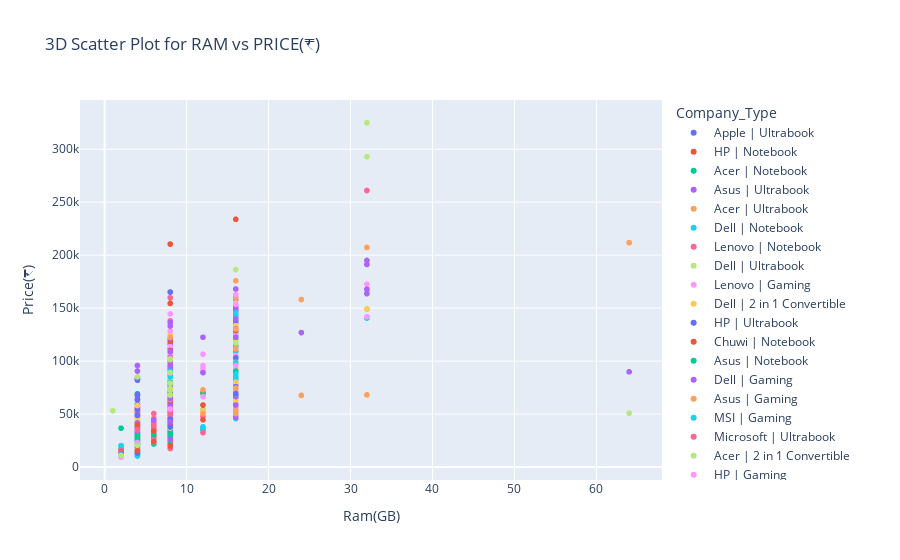

Write notebook code for a chart like this one.
### Code cell
#3D Scatter Plot for RAM vs PRICE(₹)
plt.figure(figsize=(10, 10))

laptop_data['Company_Type'] = laptop_data['Company'] + ' | ' + laptop_data['TypeName']
fig = px.scatter(laptop_data,x='Ram(GB)',y='Price(₹)',color="Company_Type", title="3D Scatter Plot for RAM vs PRICE(₹)")

fig.show()

### Figure 1 — Plotly figure (JSON) as saved in the notebook; plotly's stock layout.template omitted (floating-point values rounded to 4 significant figures; data arrays with more than 128 entries replaced by an {"elided": "..."} marker saying what was removed)
{"data": [{"hovertemplate": "Company_Type=Apple | Ultrabook<br>Ram(GB)=%{x}<br>Price(₹)=%{y}<extra></extra>", "legendgroup": "Apple | Ultrabook", "marker": {"color": "#636efa", "symbol": "circle"}, "mode": "markers", "name": "Apple | Ultrabook", "showlegend": true, "type": "scattergl", "x": [8, 8, 16, 8, 16, 8, 16, 8, 8, 16, 8, 8, 8, 8, 8, 8, 8, 8, 8, 8, 4], "xaxis": "x", "y": [71380.0, 47900.0, 135200.0, 96100.0, 114000.0, 61740.0, 130000.0, 67260.0, 80910.0, 152300.0, 58550.0, 53170.0, 75600.0, 80450.0, 108700.0, 104400.0, 62070.0, 69264, 61960.0, 68150.0, 51100.0], "yaxis": "y"}, {"hovertemplate": "Company_Type=HP | Notebook<br>Ram(GB)=%{x}<br>Price(₹)=%{y}<extra></extra>", "legendgroup": "HP | Notebook", "marker": {"color": "#EF553B", "symbol": "circle"}, "mode": "markers", "name": "HP | Notebook", "showlegend": true, "type": "scattergl", "x": {"elided": "179 int values"}, "xaxis": "x", "y": {"elided": "179 float values"}, "yaxis": "y"}, {"hovertemplate": "Company_Type=Acer | Notebook<br>Ram(GB)=%{x}<br>Price(₹)=%{y}<extra></extra>", "legendgroup": "Acer | Notebook", "marker": {"color": "#00cc96", "symbol": "circle"}, "mode": "markers", "name": "Acer | Notebook", "showlegend": true, "type": "scattergl", "x": [4, 4, 4, 8, 4, 8, 4, 4, 2, 6, 4, 4, 4, 4, 4, 4, 4, 8, 4, 8, 8, 8, 4, 4, 8, 8, 12, 2, 8, 8, 4, 8, 6, 4, 8, 12, 8, 4, 4, 4, 8, 4, 4, 4, 4, 4, 4, 4, 4, 4, 2, 4, 4, 4, 4, 8, 8, 4, 4, 4, 4, 12, 4, 6, 8, 4, 8, 4, 4, 4, 4, 4, 8, 4, 4, 4, 4, 4], "xaxis": "x", "y": [21312, 19550.0, 36340.0, 44810.0, 20460.0, 20730.0, 28240.0, 21050.0, 36710.0, 25520.0, 24030.0, 30480.0, 34900.0, 23820.0, 42890.0, 18540.0, 19370.0, 45500.0, 23920.0, 39530.0, 41510.0, 44330.0, 20780.0, 37400.0, 39690.0, 50670.0, 35110.0, 10600.0, 52160.0, 24990.0, 25840.0, 35110.0, 29250.0, 22700.0, 45070.0, 36980.0, 46830.0, 23540.0, 28980.0, 24990.0, 30850.0, 32660.0, 34050.0, 17530.0, 18590.0, 23976, 21950.0, 19980, 29780.0, 21890.0, 17580.0, 31910.0, 34900.0, 15880.0, 33890.0, 32980.0, 48060.0, 19130.0, 26590.0, 32980.0, 18590.0, 53760.0, 20250.0, 21790.0, 23920.0, 20620.0, 42570.0, 11140.0, 32820.0, 17740.0, 36820.0, 14490.0, 33510.0, 31860.0, 19280.0, 15400.0, 15400.0, 15400.0], "yaxis": "y"}, {"hovertemplate": "Company_Type=Asus | Ultrabook<br>Ram(GB)=%{x}<br>Price(₹)=%{y}<extra></extra>", "legendgroup": "Asus | Ultrabook", "marker": {"color": "#ab63fa", "symbol": "circle"}, "mode": "markers", "name": "Asus | Ultrabook", "showlegend": true, "type": "scattergl", "x": [16, 16, 8, 8, 16, 8, 8, 16, 8, 16, 8, 16, 16, 8, 8, 8, 8, 8, 8, 8], "xaxis": "x", "y": [79650.0, 105700.0, 55890.0, 63560.0, 67240.0, 58550.0, 52050.0, 78220.0, 55940.0, 93180.0, 99790.0, 103896, 101232, 60470.0, 60150.0, 54670.0, 68200.0, 38840.0, 38840.0, 38840.0], "yaxis": "y"}, {"hovertemplate": "Company_Type=Acer | Ultrabook<br>Ram(GB)=%{x}<br>Price(₹)=%{y}<extra></extra>", "legendgroup": "Acer | Ultrabook", "marker": {"color": "#FFA15A", "symbol": "circle"}, "mode": "markers", "name": "Acer | Ultrabook", "showlegend": true, "type": "scattergl", "x": [8, 8, 8, 8], "xaxis": "x", "y": [41030.0, 47100.0, 52690.0, 48960.0], "yaxis": "y"}, {"hovertemplate": "Company_Type=Dell | Notebook<br>Ram(GB)=%{x}<br>Price(₹)=%{y}<extra></extra>", "legendgroup": "Dell | Notebook", "marker": {"color": "#19d3f3", "symbol": "circle"}, "mode": "markers", "name": "Dell | Notebook", "showlegend": true, "type": "scattergl", "x": {"elided": "161 int values"}, "xaxis": "x", "y": {"elided": "161 float values"}, "yaxis": "y"}, {"hovertemplate": "Company_Type=Lenovo | Notebook<br>Ram(GB)=%{x}<br>Price(₹)=%{y}<extra></extra>", "legendgroup": "Lenovo | Notebook", "marker": {"color": "#FF6692", "symbol": "circle"}, "mode": "markers", "name": "Lenovo | Notebook", "showlegend": true, "type": "scattergl", "x": {"elided": "175 int values"}, "xaxis": "x", "y": {"elided": "175 float values"}, "yaxis": "y"}, {"hovertemplate": "Company_Type=Dell | Ultrabook<br>Ram(GB)=%{x}<br>Price(₹)=%{y}<extra></extra>", "legendgroup": "Dell | Ultrabook", "marker": {"color": "#B6E880", "symbol": "circle"}, "mode": "markers", "name": "Dell | Ultrabook", "showlegend": true, "type": "scattergl", "x": [8, 8, 16, 8, 64, 8, 8, 8, 8, 8, 8, 8, 8, 8, 8, 16, 8, 16, 8, 8, 8, 8, 8, 8, 8, 8, 8, 16, 8, 16, 8, 8, 8, 8, 8, 8, 16, 8, 4, 4, 4, 8, 8, 8, 16, 8, 8], "xaxis": "x", "y": [52160.0, 69160.0, 99580.0, 46830.0, 50880.0, 58400.0, 87860.0, 73470.0, 86790.0, 74540.0, 103800.0, 77200.0, 49650.0, 61220.0, 50560.0, 133100.0, 84130.0, 85670.0, 35320.0, 89510.0, 58550.0, 98130.0, 47900.0, 74540.0, 85190.0, 99580.0, 77250.0, 99050.0, 79870.0, 119300.0, 90040.0, 78440.0, 94572, 67560.0, 104600.0, 86530.0, 120100.0, 77680.0, 43600.0, 60480.0, 62180.0, 75290.0, 73470.0, 58550.0, 142800.0, 91290.0, 78690.0], "yaxis": "y"}, {"hovertemplate": "Company_Type=Lenovo | Gaming<br>Ram(GB)=%{x}<br>Price(₹)=%{y}<extra></extra>", "legendgroup": "Lenovo | Gaming", "marker": {"color": "#FF97FF", "symbol": "circle"}, "mode": "markers", "name": "Lenovo | Gaming", "showlegend": true, "type": "scattergl", "x": [8, 8, 16, 8, 16, 16, 16, 8, 16, 8, 16, 8, 8, 8, 32, 8, 8, 8, 8, 4, 8, 16, 8, 16, 32, 16, 16, 8, 16, 8, 8, 16], "xaxis": "x", "y": [53230.0, 46300.0, 57490.0, 41510.0, 93190.0, 74490.0, 79870.0, 44170.0, 62820.0, 69210.0, 60150.0, 43100.0, 61220.0, 74540.0, 141900.0, 59090.0, 63720.0, 66550.0, 55840.0, 53230.0, 54190.0, 53230.0, 63350.0, 122000.0, 172600.0, 63880.0, 146500.0, 52690.0, 69530.0, 43640.0, 67770.0, 54830.0], "yaxis": "y"}, {"hovertemplate": "Company_Type=Dell | 2 in 1 Convertible<br>Ram(GB)=%{x}<br>Price(₹)=%{y}<extra></extra>", "legendgroup": "Dell | 2 in 1 Convertible", "marker": {"color": "#FECB52", "symbol": "circle"}, "mode": "markers", "name": "Dell | 2 in 1 Convertible", "showlegend": true, "type": "scattergl", "x": [8, 12, 8, 8, 16, 8, 8, 8, 4, 4, 8, 8, 8, 16, 8, 16, 12, 4, 8, 12, 8, 16, 8, 8, 4, 16, 8], "xaxis": "x", "y": [43640.0, 53230.0, 55890.0, 44700.0, 68150.0, 43640.0, 42570.0, 46300.0, 25520.0, 32130.0, 88980.0, 35110.0, 107300.0, 87860.0, 101200.0, 101200.0, 69210.0, 42410.0, 58290.0, 69210.0, 42520.0, 62820.0, 63880.0, 53230.0, 27120.0, 95850.0, 96600.0], "yaxis": "y"}, {"hovertemplate": "Company_Type=HP | Ultrabook<br>Ram(GB)=%{x}<br>Price(₹)=%{y}<extra></extra>", "legendgroup": "HP | Ultrabook", "marker": {"color": "#636efa", "symbol": "circle"}, "mode": "markers", "name": "HP | Ultrabook", "showlegend": true, "type": "scattergl", "x": [8, 8, 8, 8, 4, 8, 8, 4, 8, 8, 8, 8, 16, 8, 8, 8, 8, 8, 4, 8, 8, 8, 4, 8, 4, 8, 8, 16, 8, 8, 8, 8, 8, 8], "xaxis": "x", "y": [35110.0, 37240.0, 59620.0, 107300.0, 57650.0, 71130.0, 93240, 26590.0, 79920, 70490.0, 74540.0, 61010.0, 104700.0, 74010.0, 99630.0, 78220.0, 165168, 69100.0, 84130.0, 71870.0, 111300.0, 77200.0, 82000.0, 100600.0, 83060.0, 71870.0, 63880.0, 109200.0, 104900.0, 101000.0, 40070.0, 115700.0, 122400.0, 117100.0], "yaxis": "y"}, {"hovertemplate": "Company_Type=Chuwi | Notebook<br>Ram(GB)=%{x}<br>Price(₹)=%{y}<extra></extra>", "legendgroup": "Chuwi | Notebook", "marker": {"color": "#EF553B", "symbol": "circle"}, "mode": "markers", "name": "Chuwi | Notebook", "showlegend": true, "type": "scattergl", "x": [4, 6, 4], "xaxis": "x", "y": [13050.0, 23920.0, 13260.0], "yaxis": "y"}, {"hovertemplate": "Company_Type=Asus | Notebook<br>Ram(GB)=%{x}<br>Price(₹)=%{y}<extra></extra>", "legendgroup": "Asus | Notebook", "marker": {"color": "#00cc96", "symbol": "circle"}, "mode": "markers", "name": "Asus | Notebook", "showlegend": true, "type": "scattergl", "x": [2, 4, 8, 4, 4, 4, 8, 6, 4, 8, 4, 4, 4, 8, 8, 4, 4, 8, 8, 4, 4, 8, 8, 4, 8, 4, 8, 4, 8, 4, 12, 8, 4, 4, 4, 8, 8, 8, 4, 4, 4, 4, 4, 8, 4, 8, 4, 8, 8, 4, 4, 4, 4, 8, 4, 4, 4, 4, 16, 4, 4, 4, 4, 4, 4, 4, 4], "xaxis": "x", "y": [10600.0, 20730.0, 27860.0, 24830.0, 31230.0, 22110.0, 50140.0, 30740.0, 30050.0, 59570.0, 14810.0, 18330.0, 21470.0, 40970.0, 47470.0, 21260.0, 30636, 61010.0, 47370.0, 24990.0, 27120.0, 58290.0, 71080.0, 14650.0, 50350.0, 15240.0, 31810.0, 29780.0, 39910.0, 16200.0, 69210.0, 65210.0, 69210.0, 18590.0, 11930.0, 44700.0, 21260.0, 48300.0, 22320.0, 15880.0, 30850.0, 45280.0, 25060.0, 31000.0, 15930.0, 58550.0, 27650.0, 31440.0, 41930.0, 23920.0, 21260.0, 18540.0, 28240.0, 61272, 23180.0, 14810.0, 19660.0, 40970.0, 93190.0, 16460.0, 18060.0, 38380.0, 19660.0, 38380.0, 19660.0, 38380.0, 19660.0], "yaxis": "y"}, {"hovertemplate": "Company_Type=Dell | Gaming<br>Ram(GB)=%{x}<br>Price(₹)=%{y}<extra></extra>", "legendgroup": "Dell | Gaming", "marker": {"color": "#ab63fa", "symbol": "circle"}, "mode": "markers", "name": "Dell | Gaming", "showlegend": true, "type": "scattergl", "x": [16, 16, 8, 16, 8, 8, 16, 16, 8, 8, 16, 8, 16, 16, 16, 16, 16, 16, 8, 32, 16, 16, 8, 32, 8, 16, 16, 16, 32, 8, 16, 16, 16, 32, 32, 8, 16, 8, 8], "xaxis": "x", "y": [79870.0, 71870.0, 63670.0, 66560.0, 47900.0, 56500.0, 98300.0, 130900.0, 46830.0, 53230.0, 149100.0, 61750.0, 160500.0, 143800.0, 46830.0, 78800.0, 109300.0, 149900.0, 43640.0, 195000.0, 152900.0, 58550.0, 58550.0, 191200.0, 52480.0, 89460.0, 133500.0, 147800.0, 163700.0, 49500.0, 71870.0, 146900.0, 168000.0, 167800.0, 149184, 50560.0, 70810.0, 63880.0, 79810.0], "yaxis": "y"}, {"hovertemplate": "Company_Type=Asus | Gaming<br>Ram(GB)=%{x}<br>Price(₹)=%{y}<extra></extra>", "legendgroup": "Asus | Gaming", "marker": {"color": "#FFA15A", "symbol": "circle"}, "mode": "markers", "name": "Asus | Gaming", "showlegend": true, "type": "scattergl", "x": [8, 12, 16, 16, 8, 8, 16, 32, 16, 16, 16, 8, 16, 8, 8, 16, 8, 8, 16, 16, 8, 8, 24, 24, 16, 8, 8, 8, 8, 32, 16, 8, 16, 16, 16, 12, 32, 16, 16, 16, 16, 64, 8, 16, 16, 8, 8, 16, 8, 16, 16, 16, 16], "xaxis": "x", "y": [69210.0, 50560.0, 50560.0, 77200.0, 37240.0, 49980.0, 74960.0, 207300.0, 159800.0, 95850.0, 82530.0, 63240.0, 113100.0, 67400.0, 53230.0, 117200.0, 88180.0, 55360.0, 84770.0, 81470.0, 90310.0, 71928, 67610.0, 158100.0, 80130.0, 87860.0, 94310.0, 62230.0, 62280.0, 149100.0, 125208, 71340.0, 128900.0, 95850.0, 101200.0, 72990.0, 68150.0, 109200.0, 93190.0, 95850.0, 53170.0, 211788, 85190.0, 122500.0, 71340.0, 69930.0, 48430.0, 114552, 62280.0, 130500.0, 103800.0, 123876, 101232], "yaxis": "y"}, {"hovertemplate": "Company_Type=MSI | Gaming<br>Ram(GB)=%{x}<br>Price(₹)=%{y}<extra></extra>", "legendgroup": "MSI | Gaming", "marker": {"color": "#19d3f3", "symbol": "circle"}, "mode": "markers", "name": "MSI | Gaming", "showlegend": true, "type": "scattergl", "x": [16, 8, 16, 16, 16, 16, 32, 16, 16, 8, 8, 8, 16, 8, 16, 16, 16, 16, 16, 8, 8, 16, 8, 8, 16, 16, 8, 16, 8, 16, 16, 8, 8, 8, 16, 16, 16, 16, 8, 8, 16, 8, 16, 16, 8, 16, 16, 16, 8, 8, 16, 8, 8], "xaxis": "x", "y": [130500.0, 58340.0, 69210.0, 119400.0, 100700.0, 95850.0, 149100.0, 133100.0, 111800.0, 63880.0, 75070.0, 71870.0, 119800.0, 54760.0, 145400.0, 125200.0, 117200.0, 122500.0, 120800.0, 63500.0, 79220.0, 68940.0, 53170.0, 71850.0, 111600.0, 100800.0, 58020.0, 128700.0, 63880.0, 141100.0, 85190.0, 59670.0, 63880.0, 63500.0, 82350.0, 96920.0, 102800.0, 133100.0, 85190.0, 80520.0, 127800.0, 60890.0, 79540.0, 94250.0, 44700.0, 114700.0, 109200.0, 103800.0, 78650.0, 61220.0, 85140.0, 62280.0, 65480.0], "yaxis": "y"}, {"hovertemplate": "Company_Type=Microsoft | Ultrabook<br>Ram(GB)=%{x}<br>Price(₹)=%{y}<extra></extra>", "legendgroup": "Microsoft | Ultrabook", "marker": {"color": "#FF6692", "symbol": "circle"}, "mode": "markers", "name": "Microsoft | Ultrabook", "showlegend": true, "type": "scattergl", "x": [4, 8, 16, 4, 8, 8], "xaxis": "x", "y": [58020.0, 71400.0, 137900.0, 52690.0, 95850.0, 99520.0], "yaxis": "y"}, {"hovertemplate": "Company_Type=Acer | 2 in 1 Convertible<br>Ram(GB)=%{x}<br>Price(₹)=%{y}<extra></extra>", "legendgroup": "Acer | 2 in 1 Convertible", "marker": {"color": "#B6E880", "symbol": "circle"}, "mode": "markers", "name": "Acer | 2 in 1 Convertible", "showlegend": true, "type": "scattergl", "x": [8, 8, 8, 4, 4, 1, 4, 8], "xaxis": "x", "y": [45130.0, 36710.0, 42040.0, 18590.0, 20190.0, 53230.0, 20730.0, 61220.0], "yaxis": "y"}, {"hovertemplate": "Company_Type=HP | Gaming<br>Ram(GB)=%{x}<br>Price(₹)=%{y}<extra></extra>", "legendgroup": "HP | Gaming", "marker": {"color": "#FF97FF", "symbol": "circle"}, "mode": "markers", "name": "HP | Gaming", "showlegend": true, "type": "scattergl", "x": [12, 16, 8, 12, 8, 12, 12, 16, 12, 8, 8, 8], "xaxis": "x", "y": [66550.0, 73470.0, 63460.0, 106500.0, 58550.0, 90520.0, 95850.0, 79810.0, 93190.0, 74540.0, 60150.0, 47900.0], "yaxis": "y"}, {"hovertemplate": "Company_Type=Lenovo | 2 in 1 Convertible<br>Ram(GB)=%{x}<br>Price(₹)=%{y}<extra></extra>", "legendgroup": "Lenovo | 2 in 1 Convertible", "marker": {"color": "#FECB52", "symbol": "circle"}, "mode": "markers", "name": "Lenovo | 2 in 1 Convertible", "showlegend": true, "type": "scattergl", "x": [8, 4, 16, 8, 8, 8, 8, 16, 16, 16, 16, 8, 8, 8, 8, 8, 8, 16, 8, 8, 8, 8, 8, 8, 8, 8, 16, 8, 4, 4, 4, 4, 8, 4, 8, 16, 8, 8, 4, 4, 16, 4, 16, 4, 16], "xaxis": "x", "y": [74540.0, 33510.0, 98510.0, 47900.0, 57490.0, 98510.0, 90520.0, 133100.0, 111800.0, 133700.0, 101200.0, 85190.0, 107892, 69210.0, 93640.0, 55090.0, 79870.0, 93190.0, 53230.0, 63880.0, 105000.0, 51100.0, 124100.0, 71870.0, 103896, 97236, 95850.0, 69210.0, 45130.0, 34430.0, 46190.0, 29250.0, 88920.0, 25520.0, 109200.0, 130000.0, 124600.0, 87220.0, 44380.0, 33990.0, 79870.0, 33990.0, 79870.0, 33990.0, 79870.0], "yaxis": "y"}, {"hovertemplate": "Company_Type=Toshiba | Notebook<br>Ram(GB)=%{x}<br>Price(₹)=%{y}<extra></extra>", "legendgroup": "Toshiba | Notebook", "marker": {"color": "#636efa", "symbol": "circle"}, "mode": "markers", "name": "Toshiba | Notebook", "showlegend": true, "type": "scattergl", "x": [4, 4, 4, 8, 8, 8, 8, 16, 8, 8, 8, 8, 8, 4, 8, 8, 8, 4, 4, 4, 4, 4, 8, 8, 4, 8, 8, 8, 8, 4, 4, 4, 8, 8, 16], "xaxis": "x", "y": [32070.0, 23820.0, 26050.0, 42250.0, 43260.0, 55570.0, 50240.0, 74750.0, 89080.0, 45820.0, 74540.0, 64630.0, 56690.0, 26530.0, 67030.0, 51840.0, 81780.0, 54350.0, 41560.0, 26590.0, 35640.0, 68460.0, 73950.0, 78588, 58870.0, 59620.0, 77790.0, 81780.0, 62870.0, 63670.0, 48750.0, 63670.0, 64470.0, 79390.0, 75924], "yaxis": "y"}, {"hovertemplate": "Company_Type=Asus | 2 in 1 Convertible<br>Ram(GB)=%{x}<br>Price(₹)=%{y}<extra></extra>", "legendgroup": "Asus | 2 in 1 Convertible", "marker": {"color": "#EF553B", "symbol": "circle"}, "mode": "markers", "name": "Asus | 2 in 1 Convertible", "showlegend": true, "type": "scattergl", "x": [8, 8, 2, 8, 12, 8, 8, 6, 4, 12, 8, 8, 16], "xaxis": "x", "y": [70060.0, 79870.0, 14652, 19980, 58550.0, 49440.0, 39370.0, 34050.0, 35640.0, 44700.0, 72350.0, 61750.0, 95850.0], "yaxis": "y"}, {"hovertemplate": "Company_Type=Huawei | Ultrabook<br>Ram(GB)=%{x}<br>Price(₹)=%{y}<extra></extra>", "legendgroup": "Huawei | Ultrabook", "marker": {"color": "#00cc96", "symbol": "circle"}, "mode": "markers", "name": "Huawei | Ultrabook", "showlegend": true, "type": "scattergl", "x": [8, 8], "xaxis": "x", "y": [71870.0, 79870.0], "yaxis": "y"}, {"hovertemplate": "Company_Type=HP | 2 in 1 Convertible<br>Ram(GB)=%{x}<br>Price(₹)=%{y}<extra></extra>", "legendgroup": "HP | 2 in 1 Convertible", "marker": {"color": "#ab63fa", "symbol": "circle"}, "mode": "markers", "name": "HP | 2 in 1 Convertible", "showlegend": true, "type": "scattergl", "x": [8, 16, 16, 8, 4, 8, 8, 4, 8, 8, 4, 4, 4, 16, 4, 8, 8, 8], "xaxis": "x", "y": [79870.0, 105228, 130500.0, 106500.0, 37240.0, 26370.0, 44570.0, 32770.0, 121300.0, 136300.0, 90576, 36490.0, 95850.0, 74540.0, 41292, 86790.0, 95850.0, 108700.0], "yaxis": "y"}, {"hovertemplate": "Company_Type=Xiaomi | Notebook<br>Ram(GB)=%{x}<br>Price(₹)=%{y}<extra></extra>", "legendgroup": "Xiaomi | Notebook", "marker": {"color": "#FFA15A", "symbol": "circle"}, "mode": "markers", "name": "Xiaomi | Notebook", "showlegend": true, "type": "scattergl", "x": [8, 16], "xaxis": "x", "y": [63880.0, 74590.0], "yaxis": "y"}, {"hovertemplate": "Company_Type=Vero | Notebook<br>Ram(GB)=%{x}<br>Price(₹)=%{y}<extra></extra>", "legendgroup": "Vero | Notebook", "marker": {"color": "#19d3f3", "symbol": "circle"}, "mode": "markers", "name": "Vero | Notebook", "showlegend": true, "type": "scattergl", "x": [4, 4, 2, 4], "xaxis": "x", "y": [13850.0, 10810.0, 11230.0, 10440.0], "yaxis": "y"}, {"hovertemplate": "Company_Type=Xiaomi | Ultrabook<br>Ram(GB)=%{x}<br>Price(₹)=%{y}<extra></extra>", "legendgroup": "Xiaomi | Ultrabook", "marker": {"color": "#FF6692", "symbol": "circle"}, "mode": "markers", "name": "Xiaomi | Ultrabook", "showlegend": true, "type": "scattergl", "x": [8, 8], "xaxis": "x", "y": [53270.0, 49820.0], "yaxis": "y"}, {"hovertemplate": "Company_Type=Razer | Gaming<br>Ram(GB)=%{x}<br>Price(₹)=%{y}<extra></extra>", "legendgroup": "Razer | Gaming", "marker": {"color": "#B6E880", "symbol": "circle"}, "mode": "markers", "name": "Razer | Gaming", "showlegend": true, "type": "scattergl", "x": [32, 16, 16, 32, 16], "xaxis": "x", "y": [325000.0, 138500.0, 154500.0, 293000.0, 186400.0], "yaxis": "y"}, {"hovertemplate": "Company_Type=Dell | Workstation<br>Ram(GB)=%{x}<br>Price(₹)=%{y}<extra></extra>", "legendgroup": "Dell | Workstation", "marker": {"color": "#FF97FF", "symbol": "circle"}, "mode": "markers", "name": "Dell | Workstation", "showlegend": true, "type": "scattergl", "x": [16, 16, 8, 8, 8, 8, 16, 8, 16, 8, 8], "xaxis": "x", "y": [162800.0, 153700.0, 72940.0, 113800.0, 144500.0, 106200.0, 105228, 128300.0, 124600.0, 93930.0, 94730.0], "yaxis": "y"}, {"hovertemplate": "Company_Type=Toshiba | Ultrabook<br>Ram(GB)=%{x}<br>Price(₹)=%{y}<extra></extra>", "legendgroup": "Toshiba | Ultrabook", "marker": {"color": "#FECB52", "symbol": "circle"}, "mode": "markers", "name": "Toshiba | Ultrabook", "showlegend": true, "type": "scattergl", "x": [8, 16, 32, 16, 16, 16, 4, 8, 8, 8, 8, 16], "xaxis": "x", "y": [72620.0, 93080.0, 149100.0, 99370.0, 100000.0, 93990.0, 58080.0, 58340.0, 95370.0, 84720.0, 91908, 118600.0], "yaxis": "y"}, {"hovertemplate": "Company_Type=Acer | Gaming<br>Ram(GB)=%{x}<br>Price(₹)=%{y}<extra></extra>", "legendgroup": "Acer | Gaming", "marker": {"color": "#636efa", "symbol": "circle"}, "mode": "markers", "name": "Acer | Gaming", "showlegend": true, "type": "scattergl", "x": [8, 8, 8, 16, 16, 16, 8, 16], "xaxis": "x", "y": [45070.0, 42520.0, 37780.0, 69210.0, 103100.0, 122500.0, 67130.0, 138500.0], "yaxis": "y"}, {"hovertemplate": "Company_Type=HP | Workstation<br>Ram(GB)=%{x}<br>Price(₹)=%{y}<extra></extra>", "legendgroup": "HP | Workstation", "marker": {"color": "#EF553B", "symbol": "circle"}, "mode": "markers", "name": "HP | Workstation", "showlegend": true, "type": "scattergl", "x": [8, 8, 8, 8, 16, 16, 8, 8, 8, 8, 8, 8, 8, 8], "xaxis": "x", "y": [92620.0, 81730.0, 99150.0, 101700.0, 128900.0, 233800.0, 83170.0, 110000.0, 119800.0, 79650.0, 154500.0, 210400.0, 118800.0, 101200.0], "yaxis": "y"}, {"hovertemplate": "Company_Type=Lenovo | Netbook<br>Ram(GB)=%{x}<br>Price(₹)=%{y}<extra></extra>", "legendgroup": "Lenovo | Netbook", "marker": {"color": "#00cc96", "symbol": "circle"}, "mode": "markers", "name": "Lenovo | Netbook", "showlegend": true, "type": "scattergl", "x": [4, 4, 4, 16], "xaxis": "x", "y": [29460.0, 14120.0, 25308, 87912], "yaxis": "y"}, {"hovertemplate": "Company_Type=Lenovo | Ultrabook<br>Ram(GB)=%{x}<br>Price(₹)=%{y}<extra></extra>", "legendgroup": "Lenovo | Ultrabook", "marker": {"color": "#ab63fa", "symbol": "circle"}, "mode": "markers", "name": "Lenovo | Ultrabook", "showlegend": true, "type": "scattergl", "x": [8, 16, 8, 8, 24, 8, 8, 16, 8, 12, 16, 8, 64, 8, 16, 8, 8, 8, 16, 8, 8, 8, 8, 8, 8, 8, 8, 12, 8, 6], "xaxis": "x", "y": [121600.0, 139860, 103500.0, 64760.0, 126900.0, 76140.0, 98990.0, 95800.0, 58550.0, 89140.0, 130536, 84400.0, 89860.0, 79870.0, 122500.0, 99050.0, 133100.0, 99900, 111800.0, 101400.0, 95850.0, 109200.0, 87912, 79330.0, 93770.0, 91290.0, 74540.0, 122500.0, 79870.0, 44280.0], "yaxis": "y"}, {"hovertemplate": "Company_Type=Lenovo | Workstation<br>Ram(GB)=%{x}<br>Price(₹)=%{y}<extra></extra>", "legendgroup": "Lenovo | Workstation", "marker": {"color": "#FFA15A", "symbol": "circle"}, "mode": "markers", "name": "Lenovo | Workstation", "showlegend": true, "type": "scattergl", "x": [8, 16, 16, 16], "xaxis": "x", "y": [102564, 130300.0, 98830.0, 175800.0], "yaxis": "y"}, {"hovertemplate": "Company_Type=Mediacom | 2 in 1 Convertible<br>Ram(GB)=%{x}<br>Price(₹)=%{y}<extra></extra>", "legendgroup": "Mediacom | 2 in 1 Convertible", "marker": {"color": "#19d3f3", "symbol": "circle"}, "mode": "markers", "name": "Mediacom | 2 in 1 Convertible", "showlegend": true, "type": "scattergl", "x": [4], "xaxis": "x", "y": [15930.0], "yaxis": "y"}, {"hovertemplate": "Company_Type=Samsung | Netbook<br>Ram(GB)=%{x}<br>Price(₹)=%{y}<extra></extra>", "legendgroup": "Samsung | Netbook", "marker": {"color": "#FF6692", "symbol": "circle"}, "mode": "markers", "name": "Samsung | Netbook", "showlegend": true, "type": "scattergl", "x": [4], "xaxis": "x", "y": [14330.0], "yaxis": "y"}, {"hovertemplate": "Company_Type=Google | Ultrabook<br>Ram(GB)=%{x}<br>Price(₹)=%{y}<extra></extra>", "legendgroup": "Google | Ultrabook", "marker": {"color": "#B6E880", "symbol": "circle"}, "mode": "markers", "name": "Google | Ultrabook", "showlegend": true, "type": "scattergl", "x": [16, 8, 8], "xaxis": "x", "y": [117200.0, 67932, 83060.0], "yaxis": "y"}, {"hovertemplate": "Company_Type=Acer | Netbook<br>Ram(GB)=%{x}<br>Price(₹)=%{y}<extra></extra>", "legendgroup": "Acer | Netbook", "marker": {"color": "#FF97FF", "symbol": "circle"}, "mode": "markers", "name": "Acer | Netbook", "showlegend": true, "type": "scattergl", "x": [4, 4, 4, 4, 2], "xaxis": "x", "y": [23180.0, 14330.0, 18910.0, 15820.0, 9271.0], "yaxis": "y"}, {"hovertemplate": "Company_Type=Asus | Netbook<br>Ram(GB)=%{x}<br>Price(₹)=%{y}<extra></extra>", "legendgroup": "Asus | Netbook", "marker": {"color": "#FECB52", "symbol": "circle"}, "mode": "markers", "name": "Asus | Netbook", "showlegend": true, "type": "scattergl", "x": [4, 2, 4], "xaxis": "x", "y": [18120.0, 13050.0, 15340.0], "yaxis": "y"}, {"hovertemplate": "Company_Type=Mediacom | Notebook<br>Ram(GB)=%{x}<br>Price(₹)=%{y}<extra></extra>", "legendgroup": "Mediacom | Notebook", "marker": {"color": "#636efa", "symbol": "circle"}, "mode": "markers", "name": "Mediacom | Notebook", "showlegend": true, "type": "scattergl", "x": [4, 4, 4, 4, 2, 4], "xaxis": "x", "y": [19660.0, 13590.0, 13270.0, 20730.0, 12730.0, 14120.0], "yaxis": "y"}, {"hovertemplate": "Company_Type=Dell | Netbook<br>Ram(GB)=%{x}<br>Price(₹)=%{y}<extra></extra>", "legendgroup": "Dell | Netbook", "marker": {"color": "#EF553B", "symbol": "circle"}, "mode": "markers", "name": "Dell | Netbook", "showlegend": true, "type": "scattergl", "x": [4, 4], "xaxis": "x", "y": [15720.0, 39640.0], "yaxis": "y"}, {"hovertemplate": "Company_Type=Samsung | Notebook<br>Ram(GB)=%{x}<br>Price(₹)=%{y}<extra></extra>", "legendgroup": "Samsung | Notebook", "marker": {"color": "#00cc96", "symbol": "circle"}, "mode": "markers", "name": "Samsung | Notebook", "showlegend": true, "type": "scattergl", "x": [16], "xaxis": "x", "y": [90520.0], "yaxis": "y"}, {"hovertemplate": "Company_Type=Fujitsu | Notebook<br>Ram(GB)=%{x}<br>Price(₹)=%{y}<extra></extra>", "legendgroup": "Fujitsu | Notebook", "marker": {"color": "#ab63fa", "symbol": "circle"}, "mode": "markers", "name": "Fujitsu | Notebook", "showlegend": true, "type": "scattergl", "x": [8, 4], "xaxis": "x", "y": [42570.0, 34580.0], "yaxis": "y"}, {"hovertemplate": "Company_Type=LG | Ultrabook<br>Ram(GB)=%{x}<br>Price(₹)=%{y}<extra></extra>", "legendgroup": "LG | Ultrabook", "marker": {"color": "#FFA15A", "symbol": "circle"}, "mode": "markers", "name": "LG | Ultrabook", "showlegend": true, "type": "scattergl", "x": [8, 16, 8], "xaxis": "x", "y": [122500.0, 111800.0, 101200.0], "yaxis": "y"}, {"hovertemplate": "Company_Type=Samsung | Ultrabook<br>Ram(GB)=%{x}<br>Price(₹)=%{y}<extra></extra>", "legendgroup": "Samsung | Ultrabook", "marker": {"color": "#19d3f3", "symbol": "circle"}, "mode": "markers", "name": "Samsung | Ultrabook", "showlegend": true, "type": "scattergl", "x": [16, 8, 8, 16, 8], "xaxis": "x", "y": [87860.0, 85190.0, 79870.0, 98510.0, 90520.0], "yaxis": "y"}, {"hovertemplate": "Company_Type=Samsung | 2 in 1 Convertible<br>Ram(GB)=%{x}<br>Price(₹)=%{y}<extra></extra>", "legendgroup": "Samsung | 2 in 1 Convertible", "marker": {"color": "#FF6692", "symbol": "circle"}, "mode": "markers", "name": "Samsung | 2 in 1 Convertible", "showlegend": true, "type": "scattergl", "x": [16, 4], "xaxis": "x", "y": [95850.0, 35110.0], "yaxis": "y"}, {"hovertemplate": "Company_Type=HP | Netbook<br>Ram(GB)=%{x}<br>Price(₹)=%{y}<extra></extra>", "legendgroup": "HP | Netbook", "marker": {"color": "#B6E880", "symbol": "circle"}, "mode": "markers", "name": "HP | Netbook", "showlegend": true, "type": "scattergl", "x": [8, 4, 8, 8, 8, 4, 2, 2, 2], "xaxis": "x", "y": [74010.0, 20510.0, 79010.0, 88920.0, 101700.0, 85190.0, 11140.0, 11140.0, 11140.0], "yaxis": "y"}, {"hovertemplate": "Company_Type=Razer | Ultrabook<br>Ram(GB)=%{x}<br>Price(₹)=%{y}<extra></extra>", "legendgroup": "Razer | Ultrabook", "marker": {"color": "#FF97FF", "symbol": "circle"}, "mode": "markers", "name": "Razer | Ultrabook", "showlegend": true, "type": "scattergl", "x": [16, 8], "xaxis": "x", "y": [95850.0, 54830.0], "yaxis": "y"}], "layout": {"autosize": true, "legend": {"title": {"text": "Company_Type"}, "tracegroupgap": 0}, "title": {"text": "3D Scatter Plot for RAM vs PRICE(₹)"}, "xaxis": {"anchor": "y", "autorange": true, "domain": [0, 1], "range": [-2.891, 67.89], "title": {"text": "Ram(GB)"}, "type": "linear"}, "yaxis": {"anchor": "x", "autorange": true, "domain": [0, 1], "range": [-16780.0, 351000.0], "title": {"text": "Price(₹)"}, "type": "linear"}}}
